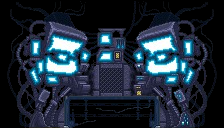

This is a level from a 2D game, rendered from its Tiled map with the project's own tilesets. A one-line summary and the complete map file follow:
An orthogonal 7x4 tile map with 32x32 px tiles, 1 tile layer (Слой тайлов 1).

<map version="1.4" tiledversion="2020.12.18" orientation="orthogonal" renderorder="right-down" width="7" height="4" tilewidth="32" tileheight="32" infinite="0" nextlayerid="2" nextobjectid="1">
 <tileset firstgid="1" source="hyptosis_tile-art-batch-1-removebg.tsx" />
 <layer id="1" name="Слой тайлов 1" width="7" height="4">
  <data encoding="csv">
424,425,426,427,428,429,430,
454,455,456,457,458,459,460,
484,485,486,487,488,489,490,
514,515,124,95,96,519,520
</data>
 </layer>
</map>
